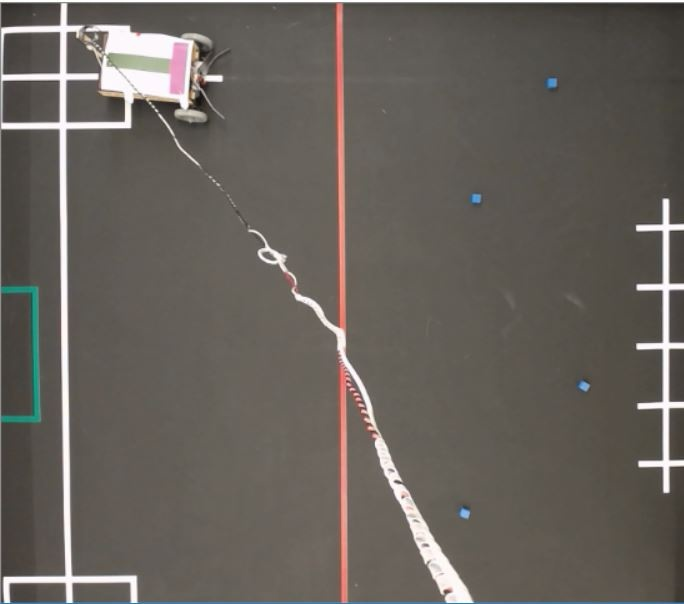
#> input picture ComputerVision/cropped.jpg, 684 x 604 px
$ python auto.py
#> lines starting #> are read from the running program, lines starting #| are printed output that depends on the picture; after the words box and inside, x2 and y2 are one past the last pixel; in counts of white or black regions, pixels touching at a corner belong together
#> further down, image is the input picture: shape (604, 684, 3); mean B, G, R 91.7, 97.6, 103
### ComputerVision/lane_detection.py
#lane detection

import numpy as np
import cv2

def res(img):
    #img = cv2.imread('full_track3.jpg',1) # 0 is grayscale, 1 is color
    #cv2.imshow('image',img)


    hsv = cv2.cvtColor(img, cv2.COLOR_BGR2HSV)
#> hsv: shape (604, 684, 3); mean H, S, V 21.9, 31.8, 103.7

    lower_blue = np.array([100,70,70])
    upper_blue = np.array([150,255,255])

#lower_red = np.array([0,110,120])
#upper_red = np.array([70,255,255])

    mask = cv2.inRange(hsv, lower_blue, upper_blue)
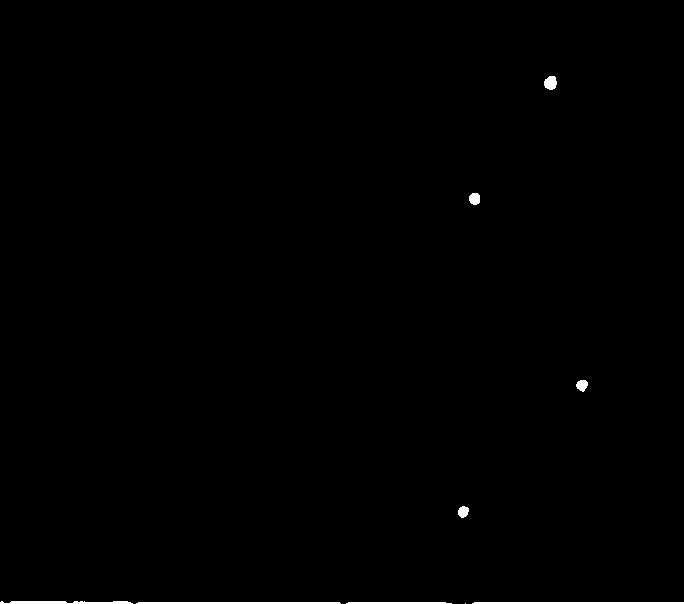
#> mask: shape (604, 684); 0.44% white; 9 white regions (1 under 20 px), largest, box (x1, y1, x2, y2) and area: (472, 602, 684, 604) 422, (136, 602, 341, 604) 407, (0, 601, 133, 604) 332
#mask2 = cv2.inRange(hsv, lower_red, upper_red)
#mask3 = cv2.add(mask,mask2)
    res = cv2.bitwise_and(img,img, mask= mask)

#cv2.imshow('image',img)
#cv2.imshow('mask',mask)
#cv2.imshow('res',res)
    cv2.imwrite('res.jpg',res)

#cv2.waitKey(0)
#cv2.destroyAllWindows()

### ComputerVision/contours.py
#mask contours

import numpy as np
import cv2

def cont(img):
#im = cv2.imread('full_track3.jpg')
    imgray = cv2.cvtColor(img,cv2.COLOR_BGR2GRAY)
    ret,thresh = cv2.threshold(imgray,127,255,0)
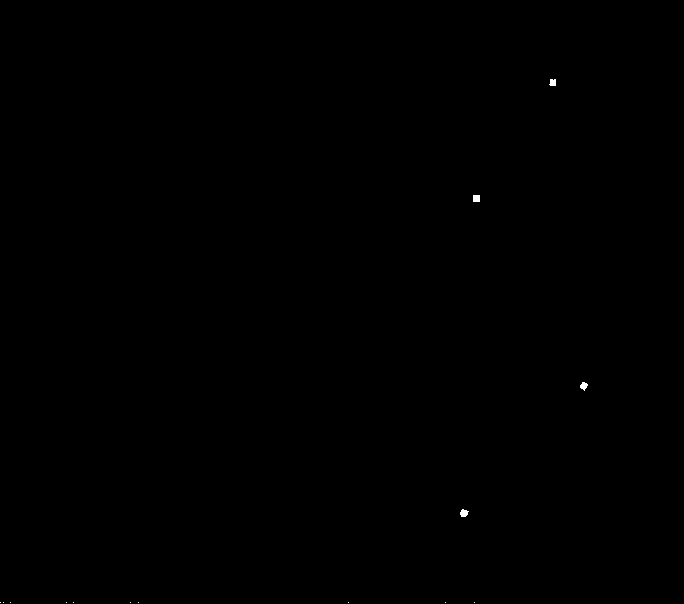
#> thresh: shape (604, 684); 0.05% white; 14 white regions (10 under 20 px)
    contours, hierarchy = cv2.findContours(thresh, cv2.RETR_TREE, cv2.CHAIN_APPROX_SIMPLE)
#> contours = 14 contours, 10 with area under 20; largest, box (x1, y1, x2, y2) and area: (460, 509, 469, 517) 39, (473, 195, 480, 202) 36, (580, 382, 588, 391) 34, (549, 79, 556, 86) 30

    for contour in contours:
        if cv2.contourArea(contour) > 40:
            img = cv2.drawContours(img, contour, -1, (0, 255, 255), 2)
#> this loop made 14 passes
#> contour on passes 1, 2, 3, 4, 5, 6, 7, 8, 9, 10, 13: [[474, 602]], [[445, 602]], [[348, 602]], [[138, 602]], [[130, 602]], [[73, 602]], [[66, 602]], [[10, 602]], [[3, 602]], [[0, 602]], [[473, 195], [473, 201], [479, 201], [479, 195]]

#cv2.imshow('contours',img)
    cv2.imwrite('c.jpg',img)
#cv2.waitKey(0)
#cv2.destroyAllWindows()

'''
img = cv2.drawContours(im, contours, -1, (0,255,0), 1)
cv2.imshow('contours',img)
#cv2.imwrite('c.jpg',img)

cv2.waitKey(0)
cv2.destroyAllWindows()
'''

### ComputerVision/auto.py
#full code
import numpy as np
import cv2
import os

from lane_detection import res
from contours import cont
#import dist_c2c

image = cv2.imread('cropped.jpg',1)
res(image)

img = cv2.imread('res.jpg')
cont(img)

os.system('python dist_c2c.py')

$ run again, with ComputerVision/full_track3.JPG copied over ComputerVision/cropped.jpg
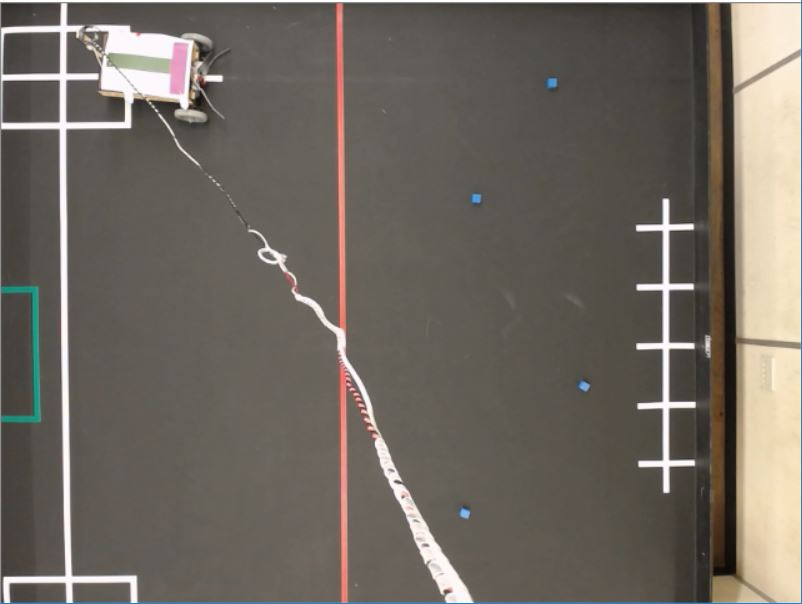
#> input picture ComputerVision/full_track3.JPG, 802 x 604 px
#> image is the input picture: shape (604, 802, 3); mean B, G, R 96.7, 104.8, 111.2
#> hsv: shape (604, 802, 3); mean H, S, V 21.8, 36.3, 112
#> in res, `mask = cv2.inRange(hsv, lower_blue, upper_blue)`:
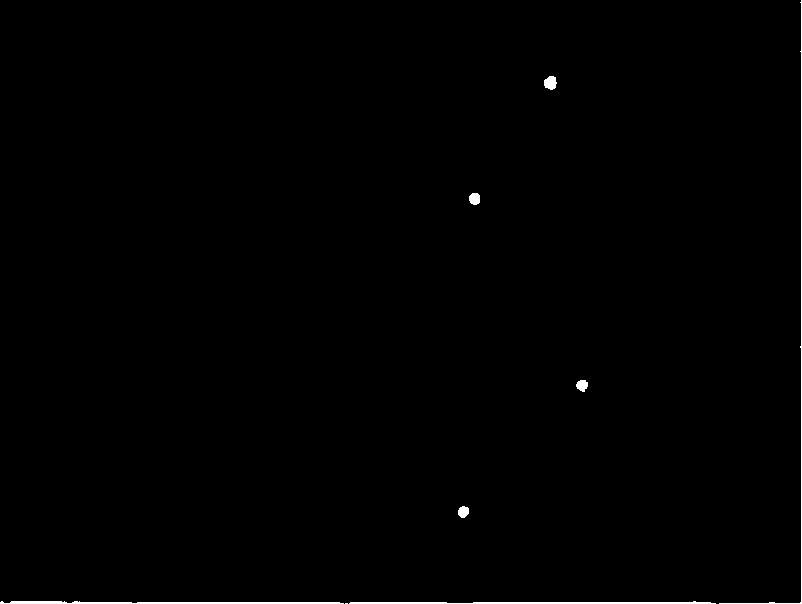
#> mask: shape (604, 802); 0.53% white; 8 white regions (1 under 20 px), largest, box (x1, y1, x2, y2) and area: (0, 601, 344, 604) 727, (349, 601, 716, 604) 705, (719, 0, 802, 604) 697
#> thresh: shape (604, 802); 0.05% white; 19 white regions (15 under 20 px)
#> contours = 20 contours, 16 with area under 20; largest, box (x1, y1, x2, y2) and area: (460, 509, 469, 518) 42, (473, 195, 480, 202) 36, (580, 382, 588, 391) 36, (549, 79, 556, 86) 31
#> the loop in cont, `for contour in contours:` made 20 passes
#> contour on passes 1 to 8: [[800, 602], [800, 603]], [[769, 602], [774, 602]], [[473, 602], [474, 602]], [[445, 602], [446, 602]], [[441, 602]], [[137, 602], [138, 602]], [[130, 602], [131, 602]], [[72, 602], [73, 602]]
#> after the loop in cont, `for contour in contours:`:
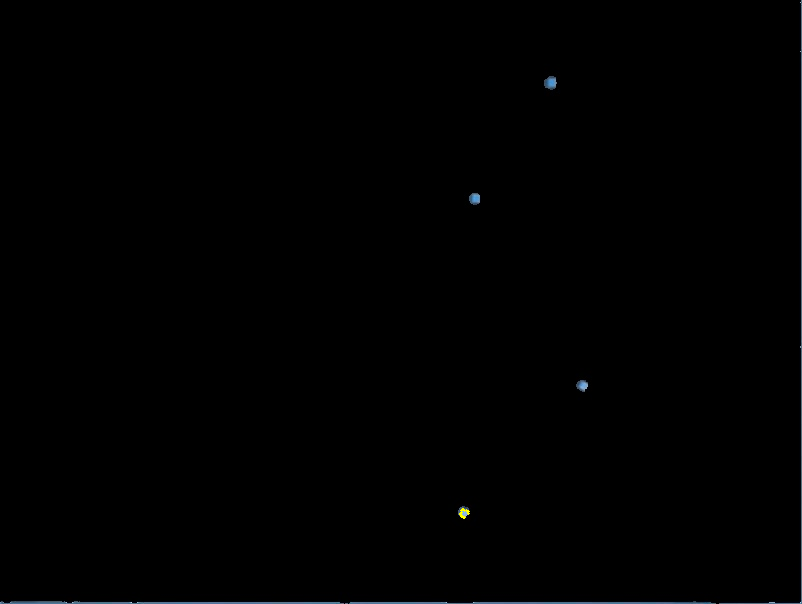
#> img: shape (604, 802, 3); mean B, G, R 0.8, 0.6, 0.5
